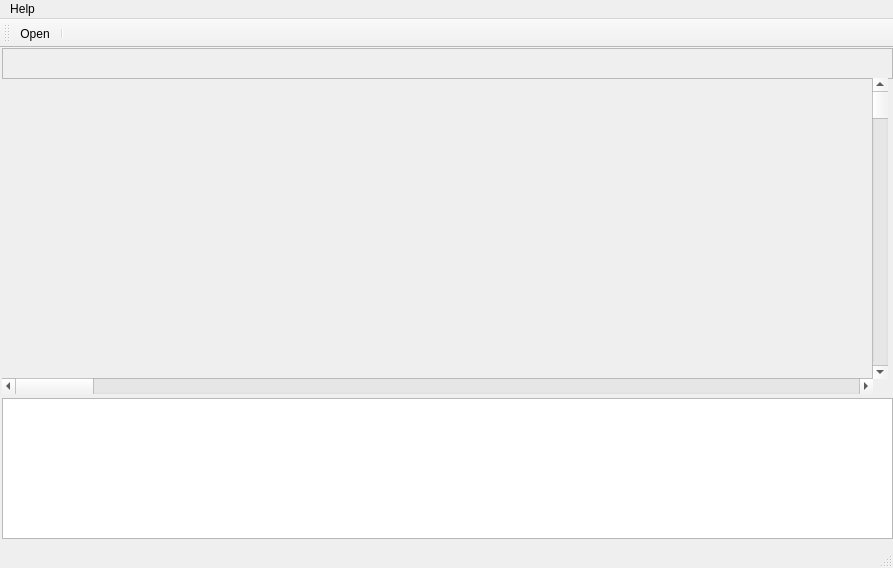
<?xml version="1.0" encoding="UTF-8"?>
<ui version="4.0">
 <class>MainWindow</class>
 <widget class="QMainWindow" name="MainWindow">
  <property name="geometry">
   <rect>
    <x>0</x>
    <y>0</y>
    <width>893</width>
    <height>568</height>
   </rect>
  </property>
  <property name="acceptDrops">
   <bool>false</bool>
  </property>
  <property name="windowTitle">
   <string>MainWindow</string>
  </property>
  <widget class="QWidget" name="centralWidget">
   <widget class="QStackedWidget" name="pageControl">
    <property name="geometry">
     <rect>
      <x>2</x>
      <y>0</y>
      <width>891</width>
      <height>511</height>
     </rect>
    </property>
    <property name="currentIndex">
     <number>2</number>
    </property>
    <widget class="QWidget" name="startPage"/>
    <widget class="QWidget" name="fileSystemPage">
     <widget class="CustomLineEdit" name="filePathline">
      <property name="geometry">
       <rect>
        <x>50</x>
        <y>250</y>
        <width>671</width>
        <height>20</height>
       </rect>
      </property>
      <property name="acceptDrops">
       <bool>true</bool>
      </property>
     </widget>
     <widget class="QLabel" name="filePathLabel">
      <property name="geometry">
       <rect>
        <x>20</x>
        <y>250</y>
        <width>46</width>
        <height>13</height>
       </rect>
      </property>
      <property name="text">
       <string>file: </string>
      </property>
     </widget>
     <widget class="QTreeView" name="fileSystemView">
      <property name="geometry">
       <rect>
        <x>0</x>
        <y>0</y>
        <width>891</width>
        <height>231</height>
       </rect>
      </property>
     </widget>
     <widget class="QPushButton" name="openButton">
      <property name="geometry">
       <rect>
        <x>730</x>
        <y>250</y>
        <width>75</width>
        <height>23</height>
       </rect>
      </property>
      <property name="text">
       <string>Open</string>
      </property>
     </widget>
     <widget class="QPushButton" name="cancelButton">
      <property name="geometry">
       <rect>
        <x>814</x>
        <y>250</y>
        <width>75</width>
        <height>23</height>
       </rect>
      </property>
      <property name="text">
       <string>Cancel</string>
      </property>
     </widget>
     <widget class="QGroupBox" name="patientInfoBox">
      <property name="geometry">
       <rect>
        <x>60</x>
        <y>320</y>
        <width>781</width>
        <height>121</height>
       </rect>
      </property>
      <property name="title">
       <string>Patient Info</string>
      </property>
      <widget class="QLabel" name="patientIDLabel">
       <property name="geometry">
        <rect>
         <x>30</x>
         <y>40</y>
         <width>71</width>
         <height>16</height>
        </rect>
       </property>
       <property name="text">
        <string>Patient ID:</string>
       </property>
      </widget>
      <widget class="QLabel" name="ageLabel">
       <property name="geometry">
        <rect>
         <x>30</x>
         <y>70</y>
         <width>46</width>
         <height>13</height>
        </rect>
       </property>
       <property name="text">
        <string>Age:</string>
       </property>
      </widget>
      <widget class="QLabel" name="heightLabel">
       <property name="geometry">
        <rect>
         <x>260</x>
         <y>40</y>
         <width>61</width>
         <height>16</height>
        </rect>
       </property>
       <property name="text">
        <string>Height (cm):</string>
       </property>
      </widget>
      <widget class="QLabel" name="weightLabel">
       <property name="geometry">
        <rect>
         <x>260</x>
         <y>70</y>
         <width>61</width>
         <height>16</height>
        </rect>
       </property>
       <property name="text">
        <string>Weight (kg):</string>
       </property>
      </widget>
      <widget class="QLabel" name="genderLabel">
       <property name="geometry">
        <rect>
         <x>460</x>
         <y>40</y>
         <width>46</width>
         <height>13</height>
        </rect>
       </property>
       <property name="text">
        <string>Gender:</string>
       </property>
      </widget>
      <widget class="QLabel" name="patientIDValueLabel">
       <property name="geometry">
        <rect>
         <x>100</x>
         <y>40</y>
         <width>91</width>
         <height>16</height>
        </rect>
       </property>
       <property name="text">
        <string/>
       </property>
      </widget>
      <widget class="QLabel" name="ageValueLabel">
       <property name="geometry">
        <rect>
         <x>100</x>
         <y>70</y>
         <width>51</width>
         <height>16</height>
        </rect>
       </property>
       <property name="text">
        <string/>
       </property>
      </widget>
      <widget class="QLabel" name="heightValueLabel">
       <property name="geometry">
        <rect>
         <x>330</x>
         <y>40</y>
         <width>51</width>
         <height>20</height>
        </rect>
       </property>
       <property name="text">
        <string/>
       </property>
      </widget>
      <widget class="QLabel" name="weightValueLabel">
       <property name="geometry">
        <rect>
         <x>330</x>
         <y>70</y>
         <width>46</width>
         <height>13</height>
        </rect>
       </property>
       <property name="text">
        <string/>
       </property>
      </widget>
      <widget class="QLabel" name="genderValueLabel">
       <property name="geometry">
        <rect>
         <x>520</x>
         <y>40</y>
         <width>46</width>
         <height>13</height>
        </rect>
       </property>
       <property name="text">
        <string/>
       </property>
      </widget>
     </widget>
    </widget>
    <widget class="QWidget" name="plotPage">
     <widget class="QFrame" name="frame">
      <property name="geometry">
       <rect>
        <x>0</x>
        <y>0</y>
        <width>891</width>
        <height>31</height>
       </rect>
      </property>
      <property name="frameShape">
       <enum>QFrame::StyledPanel</enum>
      </property>
      <property name="frameShadow">
       <enum>QFrame::Raised</enum>
      </property>
      <widget class="QLabel" name="patientInfoLabel">
       <property name="geometry">
        <rect>
         <x>0</x>
         <y>0</y>
         <width>431</width>
         <height>31</height>
        </rect>
       </property>
       <property name="text">
        <string/>
       </property>
      </widget>
     </widget>
     <widget class="QCustomPlot" name="plotView" native="true">
      <property name="geometry">
       <rect>
        <x>0</x>
        <y>30</y>
        <width>891</width>
        <height>321</height>
       </rect>
      </property>
      <widget class="QScrollBar" name="verticalScrollBar">
       <property name="geometry">
        <rect>
         <x>870</x>
         <y>0</y>
         <width>16</width>
         <height>301</height>
        </rect>
       </property>
       <property name="orientation">
        <enum>Qt::Vertical</enum>
       </property>
      </widget>
      <widget class="QScrollBar" name="horizontalScrollBar">
       <property name="geometry">
        <rect>
         <x>0</x>
         <y>300</y>
         <width>871</width>
         <height>16</height>
        </rect>
       </property>
       <property name="orientation">
        <enum>Qt::Horizontal</enum>
       </property>
      </widget>
     </widget>
     <widget class="QTableWidget" name="tableWidget">
      <property name="geometry">
       <rect>
        <x>0</x>
        <y>350</y>
        <width>891</width>
        <height>141</height>
       </rect>
      </property>
     </widget>
    </widget>
   </widget>
  </widget>
  <widget class="QMenuBar" name="menuBar">
   <property name="geometry">
    <rect>
     <x>0</x>
     <y>0</y>
     <width>893</width>
     <height>21</height>
    </rect>
   </property>
   <widget class="QMenu" name="menuhelp">
    <property name="title">
     <string>Help</string>
    </property>
   </widget>
   <addaction name="menuhelp"/>
  </widget>
  <widget class="QToolBar" name="mainToolBar">
   <property name="sizePolicy">
    <sizepolicy hsizetype="Preferred" vsizetype="Maximum">
     <horstretch>0</horstretch>
     <verstretch>0</verstretch>
    </sizepolicy>
   </property>
   <attribute name="toolBarArea">
    <enum>TopToolBarArea</enum>
   </attribute>
   <attribute name="toolBarBreak">
    <bool>false</bool>
   </attribute>
   <addaction name="actionOpen"/>
   <addaction name="separator"/>
  </widget>
  <widget class="QStatusBar" name="statusBar"/>
  <action name="actionOpen">
   <property name="icon">
    <iconset resource="images.qrc">
     <normaloff>:/images/open.jpg</normaloff>:/images/open.jpg</iconset>
   </property>
   <property name="text">
    <string>Open</string>
   </property>
   <property name="visible">
    <bool>true</bool>
   </property>
   <property name="iconVisibleInMenu">
    <bool>true</bool>
   </property>
  </action>
 </widget>
 <layoutdefault spacing="6" margin="11"/>
 <customwidgets>
  <customwidget>
   <class>QCustomPlot</class>
   <extends>QWidget</extends>
   <header>../../qcustomplot.h</header>
   <container>1</container>
  </customwidget>
  <customwidget>
   <class>CustomLineEdit</class>
   <extends>QLineEdit</extends>
   <header>CustomLineEdit.h</header>
  </customwidget>
 </customwidgets>
 <resources>
  <include location="images.qrc"/>
 </resources>
 <connections/>
</ui>
